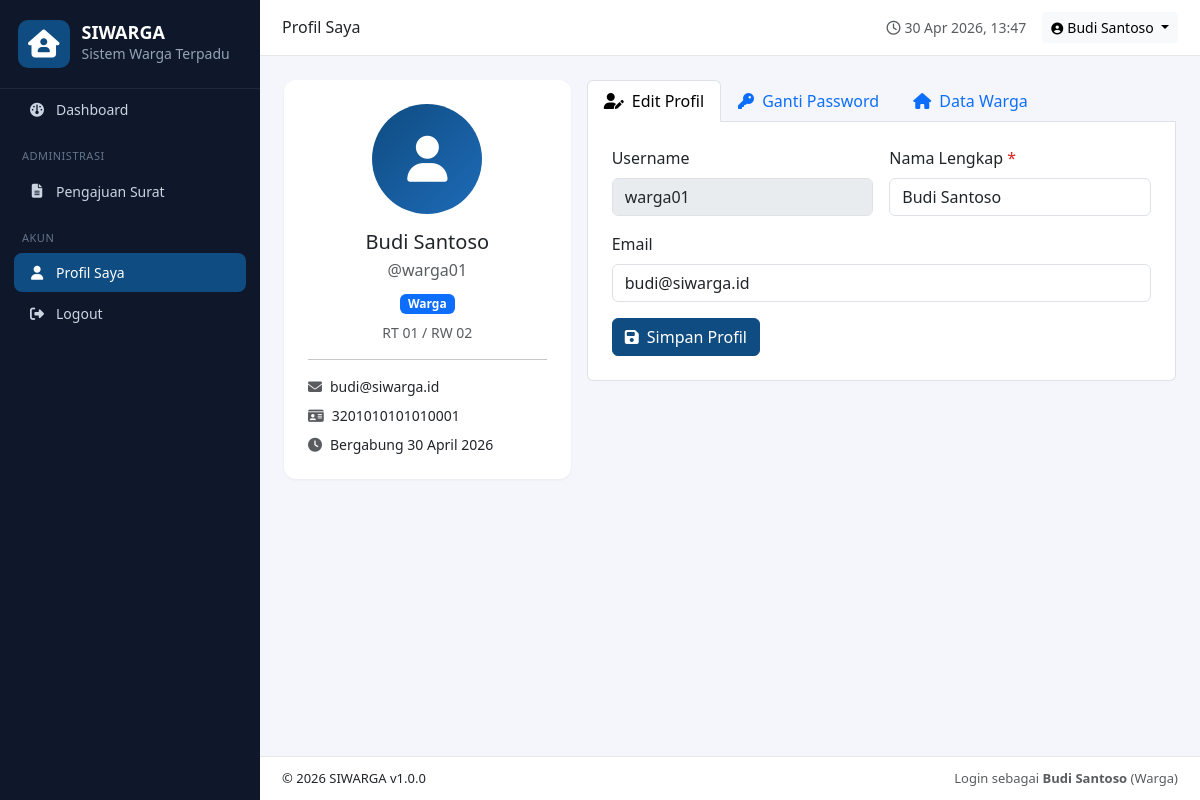
The app's page /modules/profil/index.php (signed in) with its own data.
### tables this page shows
CREATE TABLE `warga` (
  `id` INT AUTO_INCREMENT PRIMARY KEY,
  `nik` VARCHAR(20) UNIQUE NOT NULL,
  `no_kk` VARCHAR(20),
  `nama` VARCHAR(100) NOT NULL,
  `tempat_lahir` VARCHAR(100),
  `tanggal_lahir` DATE,
  `jenis_kelamin` ENUM('L','P') NOT NULL,
  `agama` VARCHAR(20),
  `pendidikan` VARCHAR(50),
  `pekerjaan` VARCHAR(100),
  `status_perkawinan` ENUM('Belum Kawin','Kawin','Cerai Hidup','Cerai Mati') DEFAULT 'Belum Kawin',
  `status_keluarga` VARCHAR(50),
  `no_hp` VARCHAR(20),
  `email` VARCHAR(100),
  `alamat` TEXT,
  `rt` VARCHAR(5),
  `rw` VARCHAR(5),
  `foto_ktp` VARCHAR(255),
  `foto_kk` VARCHAR(255),
  `status_aktif` TINYINT(1) DEFAULT 1,
  `created_at` TIMESTAMP DEFAULT CURRENT_TIMESTAMP
);

### includes/functions.php (called while the page is built, shortened)
<?php
function e($v) { return htmlspecialchars((string)($v ?? ''), ENT_QUOTES, 'UTF-8'); }
function tanggal_id($d) {
    $bulan = ['','Januari','Februari','Maret','April','Mei','Juni','Juli','Agustus','September','Oktober','November','Desember'];
    $t = strtotime($d);
    return date('d', $t) . ' ' . $bulan[(int)date('m', $t)] . ' ' . date('Y', $t);
}
function role_label($r) {
    return [
        'super_admin'  => 'Super Admin',
        'admin_rtrw'   => 'Admin RT/RW',
        'ketua_rtrw'   => 'Ketua RT/RW',
        'warga'        => 'Warga',
    ][$r] ?? $r;
}

### includes/auth.php (called while the page is built, shortened)
<?php
function user() {
    return $_SESSION['user'] ?? null;
}
function role() {
    return $_SESSION['user']['role'] ?? null;
}

### modules/profil/index.php (the view, shortened to what this page needs)
<?php
require_once __DIR__.'/../../includes/header.php';
$u = $_SESSION['user'];
$warga = null;
if ($u['role']==='warga' && !empty($u['nik'])) {
  $stmt=$pdo->prepare("SELECT * FROM warga WHERE nik=? LIMIT 1"); $stmt->execute([$u['nik']]); $warga=$stmt->fetch();
}
?>
<div class="row g-3">
  <div class="col-lg-4">
    <div class="card text-center"><div class="card-body p-4">
      <div style="width:110px;height:110px;border-radius:50%;background:linear-gradient(135deg,#0f4c81,#1e6bb8);color:#fff;display:flex;align-items:center;justify-content:center;font-size:46px;margin:0 auto 16px;">
        <i class="fa-solid fa-user"></i>
      </div>
      <h5 class="mb-1"><?= e($u['nama']) ?></h5>
      <p class="text-muted mb-2">@<?= e($u['username']) ?></p>
      <span class="badge bg-primary"><?= e(role_label($u['role'])) ?></span>
      <?php if($u['rt']||$u['rw']): ?><div class="small text-muted mt-2">RT <?= e($u['rt']) ?> / RW <?= e($u['rw']) ?></div><?php endif; ?>
      <hr>
      <div class="text-start small">
        <div><i class="fa-solid fa-envelope me-2 text-muted"></i><?= e($u['email'] ?: '-') ?></div>
        <?php if(!empty($u['nik'])): ?><div class="mt-2"><i class="fa-solid fa-id-card me-2 text-muted"></i><?= e($u['nik']) ?></div><?php endif; ?>
        <div class="mt-2"><i class="fa-solid fa-clock me-2 text-muted"></i>Bergabung <?= tanggal_id($u['created_at']) ?></div>
      </div>
    </div></div>
  </div>
  <div class="col-lg-8">
    <ul class="nav nav-tabs" role="tablist">
      <li class="nav-item"><a class="nav-link active" data-bs-toggle="tab" href="#tab1"><i class="fa-solid fa-user-pen me-1"></i> Edit Profil</a></li>
      <li class="nav-item"><a class="nav-link" data-bs-toggle="tab" href="#tab2"><i class="fa-solid fa-key me-1"></i> Ganti Password</a></li>
      <?php if($warga): ?><li class="nav-item"><a class="nav-link" data-bs-toggle="tab" href="#tab3"><i class="fa-solid fa-house me-1"></i> Data Warga</a></li><?php endif; ?>
    </ul>
    <div class="tab-content border border-top-0 bg-white p-4 rounded-bottom">
      <div class="tab-pane fade show active" id="tab1">
        <form method="post" action="action.php">
          <div class="row g-3">
            <div class="col-md-6"><label class="form-label">Username</label><input class="form-control" value="<?= e($u['username']) ?>" disabled></div>
            <div class="col-md-6"><label class="form-label required">Nama Lengkap</label><input name="nama" class="form-control" required value="<?= e($u['nama']) ?>"></div>
            <div class="col-md-12"><label class="form-label">Email</label><input type="email" name="email" class="form-control" value="<?= e($u['email']) ?>"></div>
          </div>
          <button class="btn btn-primary mt-3"><i class="fa-solid fa-save me-1"></i> Simpan Profil</button>
        </form>
      </div>
    </div>
  </div>
</div>
<?php require_once __DIR__.'/../../includes/footer.php'; ?>

### includes/footer.php (shortened to what this page needs)
  </div>
  <footer class="app-footer">
    <span>© <?= date('Y') ?> <?= APP_NAME ?> v<?= APP_VERSION ?></span>
    <span class="text-muted">Login sebagai <b><?= e(user()['nama']) ?></b> (<?= e(role_label(role())) ?>)</span>
  </footer>
</main>
</div>
</body>
</html>

### assets/css/style.css (style rules this page uses)
:root { --sw-primary:#0f4c81; --sw-primary-dark:#093a66; --sw-accent:#e63946; --sw-bg:#f4f6fb; --sw-sidebar:#0f172a; --sw-sidebar-text:#cbd5e1; }
* { box-sizing:border-box; }
body { font-family:'Segoe UI',Tahoma,sans-serif;background:var(--sw-bg); }
.btn-primary { background:var(--sw-primary);border-color:var(--sw-primary); }
.app-footer { background:#fff;border-top:1px solid #e5e7eb;padding:12px 22px;display:flex;justify-content:space-between;font-size:13px;flex-wrap:wrap;gap:8px; }
.card { border:none;border-radius:12px;box-shadow:0 1px 3px rgba(15,23,42,.05); }
.required::after { content:' *';color:#dc2626; }

### records on screen
warga: nama "Budi Santoso", rt "01", rw "02", email "budi@siwarga.id", nik "3201010101010001", created_at "30 April 2026"

### other values on screen
APP_NAME "SIWARGA"
$pageTitle "Profil Saya"
user()['nama'] "Budi Santoso"
$u['username'] "warga01"
role_label($u['role']) "Warga"
APP_VERSION "1.0.0"
role_label(role()) "Warga"
